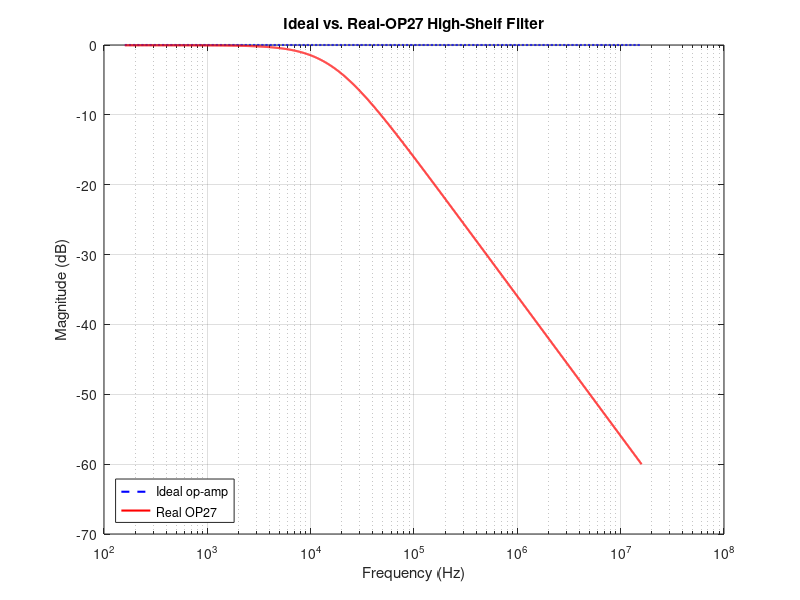

Here is the MATLAB script that generated this plot:
%=================================================================
% Compare Ideal vs. Real OP27 for the 1k–0.01µF Shelf Filter
%=================================================================
clearvars; close all; clc;

% Filter parameters
R      = 1e3;           % ohm
C      = 0.01e-6;       % farad
tau    = R*C;           % time constant (s)
w0     = 1/tau;         % rad/s
f0     = w0/(2*pi);     % Hz

G_low  = 1;             % low-frequency gain (0 dB)
G_high = 2;             % high-frequency gain (6 dB)

fprintf('Shelf corner f0 = %.2f kHz\n', f0/1e3);

%=== 1) Ideal-op-amp transfer H_ideal(s) ===
% H(s) = [ (G_high-G_low)*tau*s + G_low ] / [ tau*s + 1 ]
num_ideal = [ (G_high-G_low)*tau,  G_low ];
den_ideal = [      tau,             1    ];
sys_ideal = tf(num_ideal, den_ideal);

%=== 2) Real OP27 model ===
A0  = 1e5;           % DC open-loop gain ≃100 dB
GBW = 8e6;           % Gain-bandwidth product (Hz)
p   = 2*pi*GBW/A0;   % open-loop pole, rad/s
Aol = tf(A0, [1, p]);

% We want the same closed-loop H_ideal = G_low * Aol/(1 + Aol*Beta)
% Solve for Beta(s):  H_ideal = G_low * 1/(1 + 1/(Aol*Beta))
% => (1 + Aol*Beta) = G_low * Aol/Beta  … lengthy but effectively
% we can embed the passive network directly:
G_passive = tf(num_ideal, den_ideal)/G_low;

sys_real = feedback(Aol * G_passive, 1) * G_low;

%=== 3) Bode-plot comparison ===
w = logspace(log10(w0)-2, log10(w0)+3, 2000);  % rad/s sweep

[mag_id, ~] = bode(sys_ideal, w);
[mag_re, ~] = bode(sys_real,  w);
mag_id_dB   = squeeze(20*log10(mag_id));
mag_re_dB   = squeeze(20*log10(mag_re));

figure;
semilogx(w/(2*pi), mag_id_dB, 'b--', 'LineWidth',1.5); hold on
semilogx(w/(2*pi), mag_re_dB, 'r',  'LineWidth',1.5);
grid on
xlabel('Frequency (Hz)')
ylabel('Magnitude (dB)')
legend('Ideal op-amp','Real OP27','Location','SouthWest')
title('Ideal vs. Real‐OP27 High‐Shelf Filter')

%=== 4) Find break‐point where |Δmag|>0.1 dB ===
delta = abs(mag_re_dB - mag_id_dB);
idx   = find(delta > 0.1, 1, 'first');
f_break = w(idx)/(2*pi);

fprintf('Ideal‐op‐amp model valid up to ≈ %.2f kHz (Δmag ≤ 0.1 dB)\n', f_break/1e3);